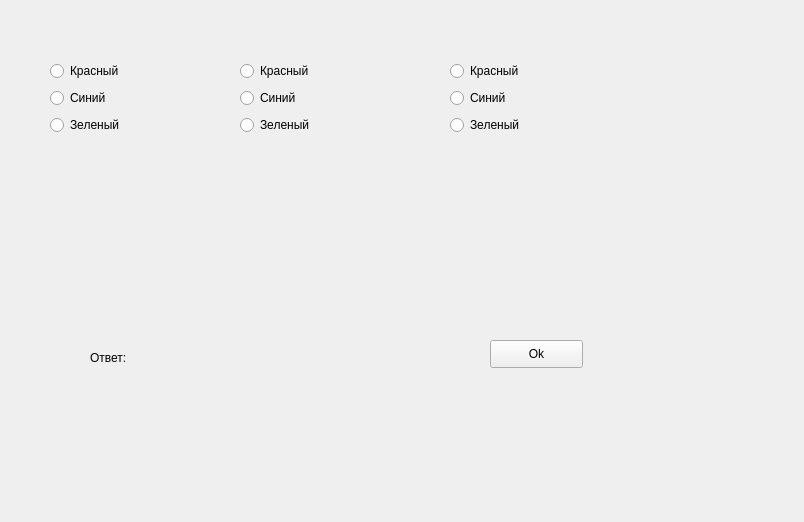
<?xml version="1.0" encoding="UTF-8"?>
<ui version="4.0">
 <class>Form</class>
 <widget class="QWidget" name="Form">
  <property name="geometry">
   <rect>
    <x>0</x>
    <y>0</y>
    <width>804</width>
    <height>522</height>
   </rect>
  </property>
  <property name="windowTitle">
   <string>Form</string>
  </property>
  <widget class="QLabel" name="label">
   <property name="geometry">
    <rect>
     <x>90</x>
     <y>350</y>
     <width>55</width>
     <height>16</height>
    </rect>
   </property>
   <property name="text">
    <string>Ответ:</string>
   </property>
  </widget>
  <widget class="QLabel" name="label_answer">
   <property name="geometry">
    <rect>
     <x>170</x>
     <y>340</y>
     <width>271</width>
     <height>41</height>
    </rect>
   </property>
   <property name="text">
    <string/>
   </property>
  </widget>
  <widget class="QWidget" name="">
   <property name="geometry">
    <rect>
     <x>50</x>
     <y>60</y>
     <width>80</width>
     <height>76</height>
    </rect>
   </property>
   <layout class="QVBoxLayout" name="verticalLayout">
    <item>
     <widget class="QRadioButton" name="radioButton_1_red">
      <property name="text">
       <string>Красный</string>
      </property>
     </widget>
    </item>
    <item>
     <widget class="QRadioButton" name="radioButton_1_blue">
      <property name="text">
       <string>Синий</string>
      </property>
     </widget>
    </item>
    <item>
     <widget class="QRadioButton" name="radioButton_1_green">
      <property name="text">
       <string>Зеленый</string>
      </property>
     </widget>
    </item>
   </layout>
  </widget>
  <widget class="QWidget" name="">
   <property name="geometry">
    <rect>
     <x>240</x>
     <y>60</y>
     <width>80</width>
     <height>76</height>
    </rect>
   </property>
   <layout class="QVBoxLayout" name="verticalLayout_2">
    <item>
     <widget class="QRadioButton" name="radioButton_2_red">
      <property name="text">
       <string>Красный</string>
      </property>
     </widget>
    </item>
    <item>
     <widget class="QRadioButton" name="radioButton_2_blue">
      <property name="text">
       <string>Синий</string>
      </property>
     </widget>
    </item>
    <item>
     <widget class="QRadioButton" name="radioButton_2_green">
      <property name="text">
       <string>Зеленый</string>
      </property>
     </widget>
    </item>
   </layout>
  </widget>
  <widget class="QWidget" name="">
   <property name="geometry">
    <rect>
     <x>450</x>
     <y>60</y>
     <width>80</width>
     <height>76</height>
    </rect>
   </property>
   <layout class="QVBoxLayout" name="verticalLayout_3">
    <item>
     <widget class="QRadioButton" name="radioButton_3_red">
      <property name="text">
       <string>Красный</string>
      </property>
     </widget>
    </item>
    <item>
     <widget class="QRadioButton" name="radioButton_3_blue">
      <property name="text">
       <string>Синий</string>
      </property>
     </widget>
    </item>
    <item>
     <widget class="QRadioButton" name="radioButton_3_green">
      <property name="text">
       <string>Зеленый</string>
      </property>
     </widget>
    </item>
   </layout>
  </widget>
  <widget class="QPushButton" name="pushButton">
   <property name="geometry">
    <rect>
     <x>490</x>
     <y>340</y>
     <width>93</width>
     <height>28</height>
    </rect>
   </property>
   <property name="text">
    <string>Ok</string>
   </property>
  </widget>
 </widget>
 <resources/>
 <connections/>
</ui>
